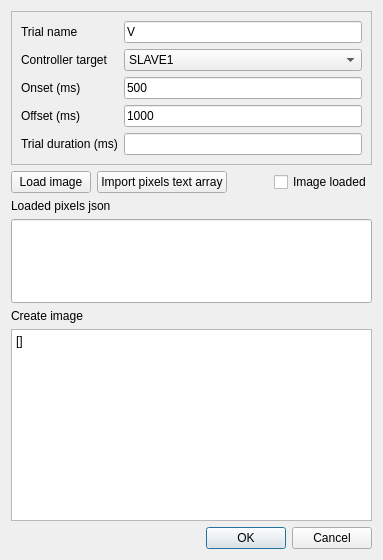
<?xml version="1.0" encoding="UTF-8"?>
<ui version="4.0">
 <class>AddVDialog</class>
 <widget class="QDialog" name="AddVDialog">
  <property name="geometry">
   <rect>
    <x>0</x>
    <y>0</y>
    <width>383</width>
    <height>560</height>
   </rect>
  </property>
  <property name="windowTitle">
   <string>Dialog</string>
  </property>
  <layout class="QVBoxLayout" name="verticalLayout" stretch="0,0,0,0,0,0,0">
   <item>
    <widget class="QFrame" name="frame">
     <property name="frameShape">
      <enum>QFrame::Shape::StyledPanel</enum>
     </property>
     <property name="frameShadow">
      <enum>QFrame::Shadow::Raised</enum>
     </property>
     <layout class="QGridLayout" name="gridLayout">
      <item row="3" column="0">
       <widget class="QLabel" name="controllerLabel">
        <property name="text">
         <string>Controller target</string>
        </property>
       </widget>
      </item>
      <item row="4" column="0">
       <widget class="QLabel" name="onsetLabel">
        <property name="text">
         <string>Onset (ms)</string>
        </property>
       </widget>
      </item>
      <item row="5" column="2">
       <widget class="QLineEdit" name="offsetEdit">
        <property name="text">
         <string>1000</string>
        </property>
       </widget>
      </item>
      <item row="3" column="2">
       <widget class="QComboBox" name="controlledEdit">
        <item>
         <property name="text">
          <string>SLAVE1</string>
         </property>
        </item>
        <item>
         <property name="text">
          <string>SLAVE2</string>
         </property>
        </item>
       </widget>
      </item>
      <item row="4" column="2">
       <widget class="QLineEdit" name="onsetEdit">
        <property name="text">
         <string>500</string>
        </property>
       </widget>
      </item>
      <item row="5" column="0">
       <widget class="QLabel" name="offsetLabel">
        <property name="text">
         <string>Offset (ms)</string>
        </property>
       </widget>
      </item>
      <item row="0" column="2">
       <widget class="QLineEdit" name="trialnameEdit">
        <property name="text">
         <string>V</string>
        </property>
       </widget>
      </item>
      <item row="0" column="0">
       <widget class="QLabel" name="label_2">
        <property name="text">
         <string>Trial name</string>
        </property>
       </widget>
      </item>
      <item row="6" column="0">
       <widget class="QLabel" name="label_4">
        <property name="text">
         <string>Trial duration (ms)</string>
        </property>
       </widget>
      </item>
      <item row="6" column="2">
       <widget class="QLineEdit" name="trialdurationEdit"/>
      </item>
     </layout>
    </widget>
   </item>
   <item>
    <layout class="QHBoxLayout" name="horizontalLayout">
     <property name="spacing">
      <number>6</number>
     </property>
     <item>
      <widget class="QPushButton" name="imageLoadedButton">
       <property name="text">
        <string>Load image</string>
       </property>
      </widget>
     </item>
     <item>
      <widget class="QPushButton" name="importjsonButton">
       <property name="text">
        <string>Import pixels text array</string>
       </property>
      </widget>
     </item>
     <item>
      <spacer name="horizontalSpacer">
       <property name="orientation">
        <enum>Qt::Orientation::Horizontal</enum>
       </property>
       <property name="sizeType">
        <enum>QSizePolicy::Policy::MinimumExpanding</enum>
       </property>
       <property name="sizeHint" stdset="0">
        <size>
         <width>40</width>
         <height>20</height>
        </size>
       </property>
      </spacer>
     </item>
     <item>
      <widget class="QCheckBox" name="imageloadedBox">
       <property name="text">
        <string>Image loaded</string>
       </property>
      </widget>
     </item>
    </layout>
   </item>
   <item>
    <widget class="QLabel" name="label">
     <property name="sizePolicy">
      <sizepolicy hsizetype="Preferred" vsizetype="Maximum">
       <horstretch>0</horstretch>
       <verstretch>0</verstretch>
      </sizepolicy>
     </property>
     <property name="text">
      <string>Loaded pixels json</string>
     </property>
    </widget>
   </item>
   <item>
    <widget class="QLineEdit" name="pixeljsonEdit">
     <property name="sizePolicy">
      <sizepolicy hsizetype="Expanding" vsizetype="MinimumExpanding">
       <horstretch>0</horstretch>
       <verstretch>3</verstretch>
      </sizepolicy>
     </property>
     <property name="text">
      <string/>
     </property>
     <property name="alignment">
      <set>Qt::AlignmentFlag::AlignLeading|Qt::AlignmentFlag::AlignLeft|Qt::AlignmentFlag::AlignTop</set>
     </property>
     <property name="readOnly">
      <bool>true</bool>
     </property>
    </widget>
   </item>
   <item>
    <widget class="QLabel" name="label_3">
     <property name="text">
      <string>Create image</string>
     </property>
    </widget>
   </item>
   <item>
    <widget class="QPlainTextEdit" name="createjsonEdit">
     <property name="sizePolicy">
      <sizepolicy hsizetype="Expanding" vsizetype="Minimum">
       <horstretch>0</horstretch>
       <verstretch>0</verstretch>
      </sizepolicy>
     </property>
     <property name="plainText">
      <string>[]</string>
     </property>
    </widget>
   </item>
   <item>
    <widget class="QDialogButtonBox" name="buttonBox">
     <property name="orientation">
      <enum>Qt::Orientation::Horizontal</enum>
     </property>
     <property name="standardButtons">
      <set>QDialogButtonBox::StandardButton::Cancel|QDialogButtonBox::StandardButton::Ok</set>
     </property>
    </widget>
   </item>
  </layout>
 </widget>
 <tabstops>
  <tabstop>trialnameEdit</tabstop>
  <tabstop>controlledEdit</tabstop>
  <tabstop>onsetEdit</tabstop>
  <tabstop>offsetEdit</tabstop>
  <tabstop>trialdurationEdit</tabstop>
  <tabstop>imageLoadedButton</tabstop>
  <tabstop>importjsonButton</tabstop>
  <tabstop>pixeljsonEdit</tabstop>
  <tabstop>createjsonEdit</tabstop>
  <tabstop>imageloadedBox</tabstop>
 </tabstops>
 <resources/>
 <connections>
  <connection>
   <sender>buttonBox</sender>
   <signal>accepted()</signal>
   <receiver>AddVDialog</receiver>
   <slot>accept()</slot>
   <hints>
    <hint type="sourcelabel">
     <x>248</x>
     <y>254</y>
    </hint>
    <hint type="destinationlabel">
     <x>157</x>
     <y>274</y>
    </hint>
   </hints>
  </connection>
  <connection>
   <sender>buttonBox</sender>
   <signal>rejected()</signal>
   <receiver>AddVDialog</receiver>
   <slot>reject()</slot>
   <hints>
    <hint type="sourcelabel">
     <x>316</x>
     <y>260</y>
    </hint>
    <hint type="destinationlabel">
     <x>286</x>
     <y>274</y>
    </hint>
   </hints>
  </connection>
 </connections>
</ui>
